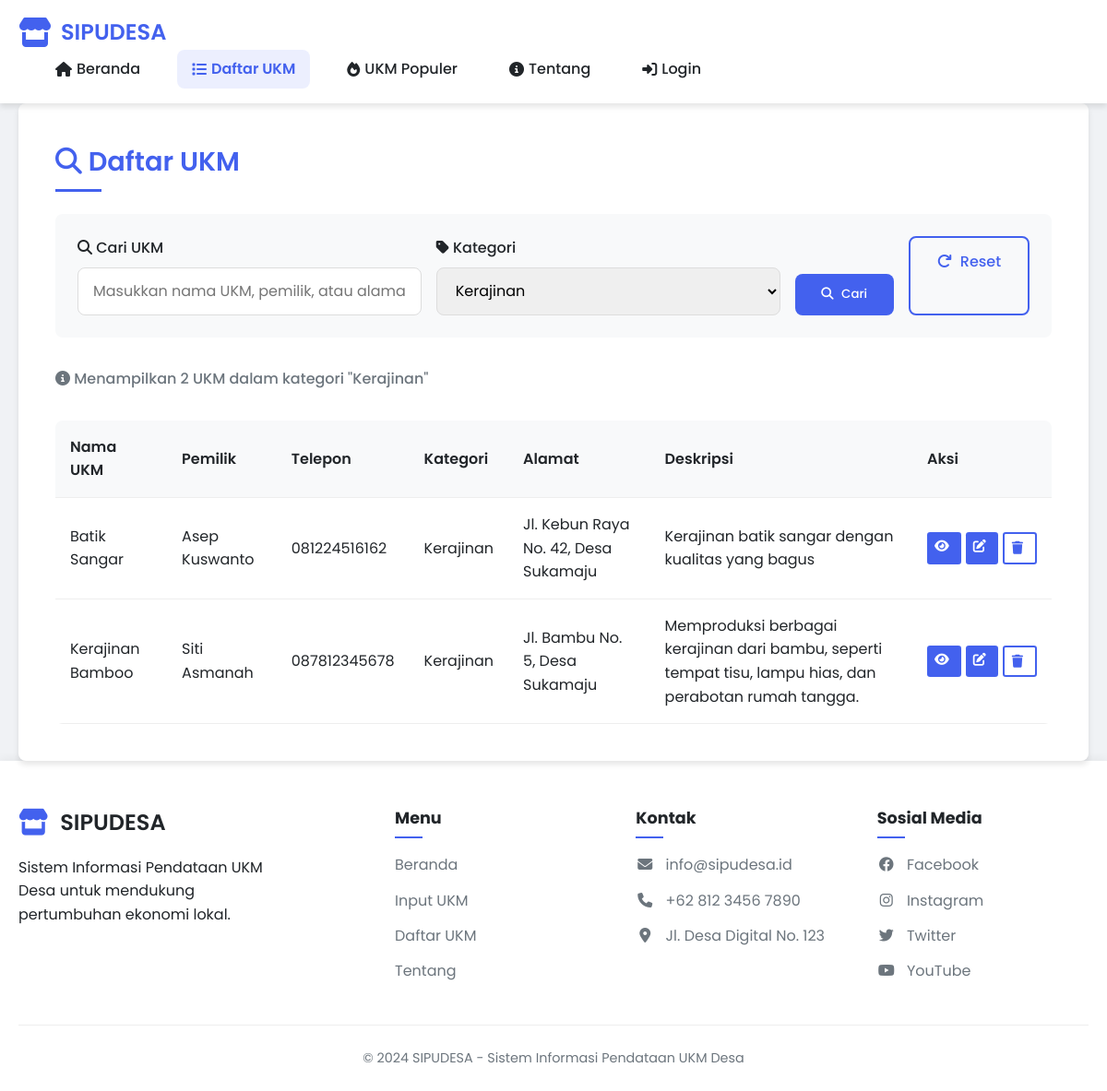
Page /daftar_ukm.php?kategori=Kerajinan on the committed database.
### tables this page shows
CREATE TABLE ukm (
    id INT AUTO_INCREMENT PRIMARY KEY,
    nama_ukm VARCHAR(100) NOT NULL,
    pemilik_id INT NOT NULL,
    alamat TEXT NOT NULL,
    kategori_id INT NOT NULL,
    deskripsi TEXT NOT NULL,
    jumlah_karyawan INT DEFAULT 0,
    tahun_berdiri YEAR,
    status ENUM('Aktif', 'Tidak Aktif') DEFAULT 'Aktif',
    user_id INT NOT NULL,
    created_at TIMESTAMP DEFAULT CURRENT_TIMESTAMP,
    updated_at TIMESTAMP DEFAULT CURRENT_TIMESTAMP ON UPDATE CURRENT_TIMESTAMP,
    FOREIGN KEY (pemilik_id) REFERENCES pemilik_ukm(id),
    FOREIGN KEY (kategori_id) REFERENCES kategori_ukm(id),
    FOREIGN KEY (user_id) REFERENCES users(id) ON DELETE CASCADE
);

CREATE TABLE pemilik_ukm (
    id INT AUTO_INCREMENT PRIMARY KEY,
    nama VARCHAR(100) NOT NULL,
    telepon VARCHAR(20) NOT NULL,
    email VARCHAR(100),
    alamat TEXT,
    created_at TIMESTAMP DEFAULT CURRENT_TIMESTAMP,
    updated_at TIMESTAMP DEFAULT CURRENT_TIMESTAMP ON UPDATE CURRENT_TIMESTAMP
);

CREATE TABLE kategori_ukm (
    id INT AUTO_INCREMENT PRIMARY KEY,
    nama_kategori VARCHAR(50) NOT NULL,
    deskripsi TEXT
);

### daftar_ukm.php (the view, shortened to what this page needs)
<?php
require_once 'config/database.php';
$search = isset($_GET['search']) ? $_GET['search'] : '';
$kategori = isset($_GET['kategori']) ? $_GET['kategori'] : '';
$query = "SELECT u.*, p.nama as nama_pemilik, p.telepon as telepon_pemilik, k.nama_kategori as kategori
          FROM ukm u
          LEFT JOIN pemilik_ukm p ON u.pemilik_id = p.id
          LEFT JOIN kategori_ukm k ON u.kategori_id = k.id
          WHERE 1=1";
if (!empty($kategori)) {
    $query .= " AND k.nama_kategori = :kategori";
}
$query .= " ORDER BY u.nama_ukm ASC";
try {
    $stmt = $pdo->prepare($query);
    if (!empty($kategori)) {
        $stmt->bindParam(':kategori', $kategori);
    }
    $stmt->execute();
    $ukms = $stmt->fetchAll(PDO::FETCH_ASSOC);
} catch(PDOException $e) {
    $error = $e->getMessage();
}
?>
<!DOCTYPE html>
<html lang="id">
<head>
    <link rel="stylesheet" href="css/style.css">
    <link rel="stylesheet" href="https://cdnjs.cloudflare.com/ajax/libs/font-awesome/6.4.0/css/all.min.css">
</head>
<body>
    <header>
        <nav>
            <div class="container">
                <div class="logo">
                    <i class="fas fa-store fa-2x" style="color: var(--primary-color);"></i>
                    <h1>SIPUDESA</h1>
                </div>
                <ul id="navMenu">
                    <li><a href="index.php"><i class="fas fa-home"></i> Beranda</a></li>
                    <li><a href="daftar_ukm.php" class="active"><i class="fas fa-list"></i> Daftar UKM</a></li>
                    <li><a href="popular_ukm.php"><i class="fas fa-fire"></i> UKM Populer</a></li>
                    <li><a href="tentang.php"><i class="fas fa-info-circle"></i> Tentang</a></li>
                    <?php if (isset($_SESSION['user_id'])): ?>
                        <li><a href="input_ukm.php"><i class="fas fa-plus-circle"></i> Input UKM</a></li>
                        <?php if ($_SESSION['user_role'] === 'admin'): ?>
                            <li><a href="admin/dashboard.php"><i class="fas fa-tachometer-alt"></i> Dashboard</a></li>
                        <?php else: ?>
                            <li><a href="user/profile.php"><i class="fas fa-user"></i> Profil</a></li>
                        <?php endif; ?>
                        <li><a href="logout.php"><i class="fas fa-sign-out-alt"></i> Logout</a></li>
                    <?php else: ?>
                        <li><a href="login.php"><i class="fas fa-sign-in-alt"></i> Login</a></li>
                    <?php endif; ?>
                </ul>
            </div>
        </nav>
    </header>
    <main class="container animate-fade">
        <section class="search-section">
            <h2><i class="fas fa-search"></i> Daftar UKM</h2>
            <form method="GET" action="" class="search-form">
                <div class="form-group">
                    <label for="search"><i class="fas fa-search"></i> Cari UKM</label>
                    <input type="text" id="search" name="search" placeholder="Masukkan nama UKM, pemilik, atau alamat..." value="<?php echo htmlspecialchars($search); ?>">
                </div>
                <div class="form-group">
                    <label for="kategori"><i class="fas fa-tag"></i> Kategori</label>
                    <select name="kategori" id="kategori">
                        <option value="Kerajinan" <?php echo $kategori == 'Kerajinan' ? 'selected' : ''; ?>>Kerajinan</option>
                    </select>
                </div>
                <button type="submit" class="btn"><i class="fas fa-search"></i> Cari</button>
                <?php if (!empty($search) || !empty($kategori)): ?>
                    <a href="daftar_ukm.php" class="btn btn-outline"><i class="fas fa-redo"></i> Reset</a>
                <?php endif; ?>
            </form>
            <div class="result-summary">
                <p>
                    <?php if (count($ukms) > 0): ?>
                        <i class="fas fa-info-circle"></i> Menampilkan <?php echo count($ukms); ?> UKM
                        <?php if (!empty($kategori)): ?>
                            dalam kategori "<?php echo htmlspecialchars($kategori); ?>"
                        <?php endif; ?>
                    <?php endif; ?>
                </p>
            </div>
            <div class="ukm-list">
                <?php if (empty($ukms)): ?>
                    <div class="empty-state">
                        <i class="fas fa-search fa-3x" style="color: var(--gray-color); margin-bottom: 1rem;"></i>
                        <p>Tidak ada data UKM yang ditemukan.</p>
                        <a href="input_ukm.php" class="btn"><i class="fas fa-plus-circle"></i> Tambah UKM Baru</a>
                    </div>
                <?php else: ?>
                    <table>
                        <thead>
                            <tr>
                                <th>Nama UKM</th>
                                <th>Pemilik</th>
                                <th>Telepon</th>
                                <th>Kategori</th>
                                <th>Alamat</th>
                                <th>Deskripsi</th>
                                <th>Aksi</th>
                            </tr>
                        </thead>
                        <tbody>
                            <?php foreach ($ukms as $ukm): ?>
                                <tr>
                                    <td><?php echo htmlspecialchars($ukm['nama_ukm']); ?></td>
                                    <td><?php echo htmlspecialchars($ukm['nama_pemilik'] ?? 'Tidak ada data'); ?></td>
                                    <td><?php echo htmlspecialchars($ukm['telepon_pemilik'] ?? 'Tidak ada data'); ?></td>
                                    <td><?php echo htmlspecialchars($ukm['kategori'] ?? 'Tidak ada data'); ?></td>
                                    <td><?php echo htmlspecialchars($ukm['alamat'] ?? 'Tidak ada data'); ?></td>
                                    <td><?php echo htmlspecialchars($ukm['deskripsi'] ?? 'Tidak ada data'); ?></td>
                                    <td>
                                        <div class="action-buttons">
                                            <a href="view_ukm.php?id=<?php echo $ukm['id']; ?>" class="btn btn-sm" title="Lihat Detail">
                                                <i class="fas fa-eye"></i>
                                            </a>
                                            <a href="edit_ukm.php?id=<?php echo $ukm['id']; ?>" class="btn btn-sm btn-edit" title="Edit UKM">
                                                <i class="fas fa-edit"></i>
                                            </a>
                                            <a href="delete_ukm.php?id=<?php echo $ukm['id']; ?>" class="btn btn-sm btn-outline" title="Hapus UKM">
                                                <i class="fas fa-trash"></i>
                                            </a>
                                        </div>
                                    </td>
                                </tr>
                            <?php endforeach; ?>
                        </tbody>
                    </table>
                <?php endif; ?>
            </div>
        </section>
    </main>
    <footer>
        <div class="container">
            <div class="footer-content">
                <div class="footer-info">
                    <div class="footer-logo">
                        <i class="fas fa-store"></i>
                        <h3>SIPUDESA</h3>
                    </div>
                    <p>Sistem Informasi Pendataan UKM Desa untuk mendukung pertumbuhan ekonomi lokal.</p>
                </div>
                <div class="footer-links-container">
                    <div class="footer-links-column">
                        <h4>Menu</h4>
                        <a href="index.php">Beranda</a>
                        <a href="input_ukm.php">Input UKM</a>
                        <a href="daftar_ukm.php">Daftar UKM</a>
                        <a href="tentang.php">Tentang</a>
                    </div>
                    <div class="footer-links-column">
                        <h4>Kontak</h4>
                        <a href="mailto:info@sipudesa.id"><i class="fas fa-envelope"></i> info@sipudesa.id</a>
                        <a href="tel:+6281234567890"><i class="fas fa-phone"></i> +62 812 3456 7890</a>
                        <a href="#"><i class="fas fa-map-marker-alt"></i> Jl. Desa Digital No. 123</a>
                    </div>
                    <div class="footer-links-column">
                        <h4>Sosial Media</h4>
                        <a href="#"><i class="fab fa-facebook"></i> Facebook</a>
                        <a href="#"><i class="fab fa-instagram"></i> Instagram</a>
                        <a href="#"><i class="fab fa-twitter"></i> Twitter</a>
                        <a href="#"><i class="fab fa-youtube"></i> YouTube</a>
                    </div>
                </div>
            </div>
            <div class="footer-bottom">
                <p>&copy; 2024 SIPUDESA - Sistem Informasi Pendataan UKM Desa</p>
            </div>
        </div>
    </footer>
</body>
</html>

### daftar_ukm.php (style rules this page uses)
.action-buttons { display: flex; gap: 5px; justify-content: flex-start; }
.btn-sm { padding: 0.25rem 0.5rem; font-size: 0.875rem; border-radius: 0.2rem; }
.btn-edit { background-color: var(--primary-color); color: white; }

### rows in the picture
ukm: nama_ukm "Batik Sangar", pemilik.nama "Asep Kuswanto", pemilik.telepon "081224516162", kategori.nama_kategori "Kerajinan", alamat "Jl. Kebun Raya No. 42, Desa Sukamaju", deskripsi "Kerajinan batik sangar dengan kualitas yang bagus"
ukm: nama_ukm "Kerajinan Bamboo", pemilik.nama "Siti Asmanah", pemilik.telepon "087812345678", kategori.nama_kategori "Kerajinan", alamat "Jl. Bambu No. 5, Desa Sukamaju", deskripsi "Memproduksi berbagai kerajinan dari bambu, seperti tempat tisu, lampu hias, dan perabotan rumah tangga."

### other values in the picture
count($ukms) "2"
$kategori "Kerajinan"
